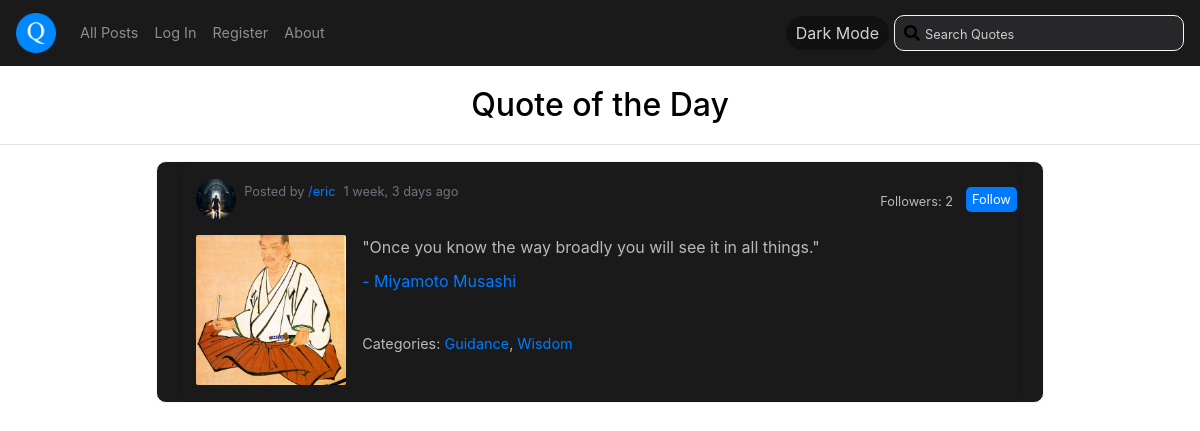
The page /quote_of_the_day on the database its author committed.
### quote/models.py (models this page shows, shortened)
class Quote(models.Model):
    text = models.TextField()
    author = models.ForeignKey(Author, on_delete=models.CASCADE, related_name='quotes')
    categories = models.ManyToManyField(Category, related_name='quotes')
    user = models.ForeignKey(User, on_delete=models.CASCADE, related_name='quotes')    # user that posted the quote
    timestamp = models.DateTimeField(auto_now_add=True)
    def __str__(self):
        return f'"{self.text}" - {self.author}'

class UserProfile(models.Model):
    user = models.OneToOneField(User, on_delete=models.CASCADE, related_name='userprofile')
    country_of_origin = models.CharField(max_length=200, blank=True)
    profile_picture = models.ImageField(upload_to='profile_pictures/', blank=True)
    birthday = models.DateField(blank=True, null=True)

class User(AbstractUser):
    """username, password, date_joined, email, first_name, last_name, is_active, is_staff, is_superuser, last_login"""

class Author(models.Model):
    name = models.CharField(max_length=200)
    bio = models.TextField(blank=True)
    image = models.ImageField(upload_to='authors/', blank=True)
    def __str__(self):
        return f'Authors name: {self.name}, bio: {self.bio}'

class Category(models.Model):
    name = models.CharField(max_length=200)

### quote/views.py (the view)
# urls.py: path('quote_of_the_day', views.quote_of_the_day, name='quote_of_the_day'),
def quote_of_the_day(request):
    if Quote.objects.filter(likes__gte=5).exists():
        quote_of_the_day = Quote.objects.filter(likes__gte=5).order_by('?').first()
        print(f'Quote liked more than 5 times: {quote_of_the_day}')
    else:
        quote_of_the_day = Quote.objects.order_by('?').first()
    is_following = False
    if request.user.is_authenticated:
        is_following = Follow.objects.filter(follower=request.user, followed=quote_of_the_day.user).exists()
    return render(request, "quote/quote_of_the_day.html", {
        'quote_of_the_day': quote_of_the_day,
        'is_following': is_following,
    })

### quote/templates/quote/quote_of_the_day.html (shortened to what this page needs)
{% extends "quote/layout.html" %}
{% block body %}
    <h2>Quote of the Day</h2>
    <hr>
    <div class="container">
        <div class="row">
            <div class="card">
                <div class="card-body">
                    <div class="d-flex align-items-center mb-3">
                        {% if quote_of_the_day.user.userprofile.profile_picture %}
                            <img class="rounded-circle" src="{{ quote_of_the_day.user.userprofile.profile_picture.url }}" alt="User Profile Picture" style="width: 40px; height: 40px;">
                        {% else %}
                            <img class="rounded-circle" src="#" alt="User Profile Picture" style="width: 40px; height: 40px;">
                        {% endif %}
                        <div class="d-flex align-items-center ml-2">
                            <p class="text-muted small mr-2">Posted by <a href="{% url 'profile' quote_of_the_day.user.id %}">/{{ quote_of_the_day.user.username }}</a></p>
                            <p class="text-muted small">{{ quote_of_the_day.timestamp|timesince }} ago</p>
                        </div>
                        {% if user != quote_of_the_day.user %}
                            <div class="d-flex align-items-center position-absolute" style="right:0;">
                                <p class="follow-count" id="follow-count-{{ quote_of_the_day.user.id }}" style="font-size: 0.8rem; margin-right: 10px; margin-top: 20px;">Followers: {{ quote_of_the_day.user.followers.count }}</p>
                                {% if is_following %}
                                    <button class="unfollow-button" id="unfollow-button-{{ quote_of_the_day.user.id }}" data-id="{{ quote_of_the_day.user.id }}">Unfollow</button>
                                {% else %}
                                    <button class="follow-button" id="follow-button-{{ quote_of_the_day.user.id }}" data-id="{{ quote_of_the_day.user.id }}">Follow</button>
                                {% endif %}
                            </div>
                        {% endif %}
                    </div>
                    <div class="media">
                        <img class="mr-3" src="{{ quote_of_the_day.author.image.url }}" alt="Author Image" style="width: 150px; height: 150px; border-radius: 2px; object-fit: cover;">
                        <div class="media-body">
                            <blockquote>
                                <p class="text-quote">"{{ quote_of_the_day.text }}"</p>
                                <a href="{% url 'author' quote_of_the_day.author.id %}"><footer>- {{ quote_of_the_day.author.name }}</footer></a>
                            </blockquote>
                            <br>
                            <p class="categories-text" style="font-size: 0.9em;">Categories:
                                {% for category in quote_of_the_day.categories.all|dictsort:"name" %}
                                    <a href="{% url 'category' category.name %}">{{ category.name }}</a>{% if not forloop.last %}, {% endif %}
                                {% endfor %}
                            </p>
                        </div>
                    </div>
                </div>
            </div>
        </div>
    </div>
{% endblock %}

### quote/templates/quote/layout.html (shortened to what this page needs)
{% load static %}
<!DOCTYPE html>
<html lang="en-US">
    <head>
        <link rel="stylesheet" href="https://cdn.jsdelivr.net/npm/bootstrap@4.1.3/dist/css/bootstrap.min.css">
        <link rel="stylesheet" href="https://cdnjs.cloudflare.com/ajax/libs/font-awesome/5.15.3/css/all.min.css">
        <link rel="stylesheet" href="https://use.fontawesome.com/releases/v5.15.4/css/all.css">
        <link rel="stylesheet" href="{% static 'quote/styles.css' %}">
    </head>
    <body>
        <nav class="navbar navbar-expand-md navbar-dark bg-dark">
            <a class="navbar-brand" href="{% url 'index' %}">
                <img src="{% static 'quote/favicon.ico' %}" alt="Quotes" width="40" height="40">
            </a>
            <div class="collapse navbar-collapse" id="navbarSupportedContent">
                <ul class="navbar-nav mr-auto">
                        <li class="nav-item">
                            <a class="nav-link" href="{% url 'index' %}">All Posts</a>
                        </li>
                    {% if user.is_authenticated %}
                        <li class="nav-item">
                            <a class="nav-link" href="{% url 'authors' %}">Authors</a>
                        </li>
                        <li class="nav-item">
                            <a class="nav-link" href="{% url 'categories' %}">Categories</a>
                        </li>
                        <li class="nav-item">
                            <a class="nav-link" href="{% url 'following' %}">Following</a>
                        </li>
                        <li class="nav-item">
                            <a class="nav-link" href="{% url 'logout' %}">Log Out</a>
                        </li>
                    {% else %}
                        <li class="nav-item">
                            <a class="nav-link" href="{% url 'login' %}">Log In</a>
                        </li>
                        <li class="nav-item">
                            <a class="nav-link" href="{% url 'register' %}">Register</a>
                        </li>
                        <li class="nav-item">
                            <a class="nav-link" href="{% url 'about' %}">About</a>
                        </li>
                    {% endif %}
                </ul>
                <button type="button" class="btn-theme-toggle" id="theme-toggle">Dark Mode</button>
                <form action="{% url 'search' %}" method="get" role="search" autocomplete="off">
                    <div style="position: relative; display: inline-block;">
                        <input type="search" class="search-bar" id="header-search-bar" placeholder="Search Quotes" name="q" value data-last-active-input style="padding-left: 30px;">
                        <i class="fas fa-search" style="position: absolute; left: 10px; top: 50%; transform: translateY(-50%);"></i>
                    </div>
                </form>
            </div>
        </nav>
        <div>
            {% block body %}
            {% endblock %}
        </div>
    </body>
</html>

### quote/static/quote/styles.css (style rules this page uses)
body { background-color: white; color: black; margin: 0; align-items: center; min-height: 100vh; width: 100%; }
.btn-theme-toggle { background-color: #111111; border: none; color: #D3D3D3; padding: 5px 10px; text-align: center; text-decoration: none; display: inline-block; font-size: 1rem; margin: 5px 5px; cursor: pointer; border-radius: 25px; transition: background-color 0.3s ease; }
h2 { margin: 20px 20px; text-align: center; }
.container { display: flex; flex-direction: column; justify-content: center; align-items: center; width: 100%; margin: 0 auto 20px auto; }
.navbar { background-color: rgb(26, 26, 27) !important; }
.nav-link { font-size: 0.9em; }
.search-bar { box-sizing: border-box; border-radius: 10px; background-color: rgb(39, 39, 41); border: 0.5px solid whitesmoke; transition: border 0.1s ease; display: flex; justify-content: space-between; align-items: center; width: 100%; padding: 5px 10px; margin: 0 auto; color:#f0f0f0 }
.search-bar::placeholder { font-size: 0.8em; color: #ccc; }
.row { display: flex; justify-content: center; align-items: center; background-color: rgb(26, 26, 27); border: 0.5px solid whitesmoke; transition: border 0.1s ease; border-radius: 10px; width: 80%; margin: 0 auto 20px auto; }
.text-quote { color: #b9b9b9; margin-bottom: 10px; }
.follow-count { color: #b9b9b9; }
.categories-text { color: #b9b9b9; }
.follow-button, .unfollow-button { background-color: #007bff; border-radius: 5px; border: none; color: white; padding: 3px 6px; text-align: center; text-decoration: none; display: inline-block; font-size: 0.8rem; margin: 3px 3px; cursor: pointer; transition: background-color 0.2s ease-in-out; }
.card { width: 95%; background-color: rgb(26, 26, 27); border-radius: 10px; }
.card-body { padding: 1.0rem; }

### rows shown on the page
Quote: user.userprofile.profile_picture (picture), user.username "eric", timestamp "1 week, 3 days", user.followers.count "2", author.image (picture), text "Once you know the way broadly you will see it in all things.", author.name "Miyamoto Musashi"
Category: name "Guidance"
Category: name "Wisdom"
